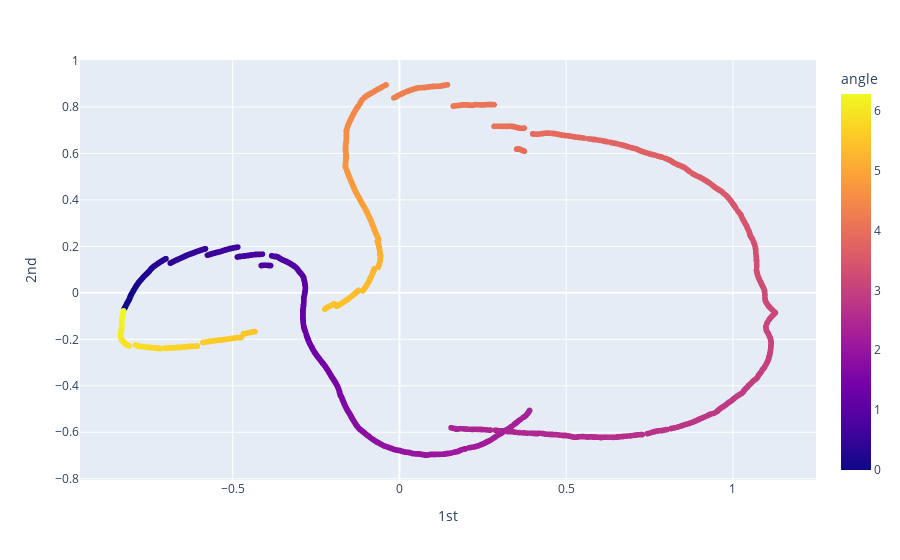

The cell this chart's notebook holds for it:
### Code cell
Ns = model.encoder(dataset).numpy()
print(Ns.shape)
N_reshaped = Ns.reshape(-1,64)
print(angles.shape)
df_angles = pd.DataFrame(angles,columns=['angle'])
pca = PCA(2)
pca_N = pca.fit_transform(N_reshaped)
df = pd.DataFrame(pca_N, columns = ['1st','2nd'])
df = pd.concat([df,df_angles],axis=1)
fig = px.scatter(df, x='1st', y='2nd', color='angle')
fig.update_layout(height=500)
fig.show()

### Figure 1 — Plotly figure (JSON) as saved in the notebook; plotly's stock layout.template omitted (floating-point values rounded to 4 significant figures; data arrays with more than 128 entries replaced by an {"elided": "..."} marker saying what was removed)
{"data": [{"hovertemplate": "1st=%{x}<br>2nd=%{y}<br>angle=%{marker.color}<extra></extra>", "legendgroup": "", "marker": {"color": {"elided": "4096 float values"}, "coloraxis": "coloraxis", "symbol": "circle"}, "mode": "markers", "name": "", "showlegend": false, "type": "scattergl", "x": {"elided": "4096 float values"}, "xaxis": "x", "y": {"elided": "4096 float values"}, "yaxis": "y"}], "layout": {"autosize": true, "coloraxis": {"colorbar": {"title": {"text": "angle"}}, "colorscale": [[0, "#0d0887"], [0.1111, "#46039f"], [0.2222, "#7201a8"], [0.3333, "#9c179e"], [0.4444, "#bd3786"], [0.5556, "#d8576b"], [0.6667, "#ed7953"], [0.7778, "#fb9f3a"], [0.8889, "#fdca26"], [1, "#f0f921"]]}, "legend": {"tracegroupgap": 0}, "margin": {"t": 60}, "xaxis": {"anchor": "y", "autorange": true, "domain": [0, 1], "range": [-0.9597, 1.251], "title": {"text": "1st"}, "type": "linear"}, "yaxis": {"anchor": "x", "autorange": true, "domain": [0, 1], "range": [-0.8084, 1.005], "title": {"text": "2nd"}, "type": "linear"}}}
